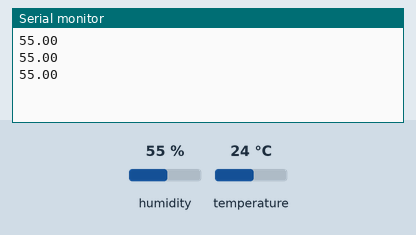
Bench run of a sketch on a simulated Arduino Uno, built with avr-gcc and run on an emulated ATmega328P. On the bench: the last lines printed to the serial monitor. The inputs (shaded band) are chosen by the test bench; at power-on: humidity 55 %, temperature 24 °C.

Above: at 3.8 s.
3.9 s: humidity set to 22 %
At 6.5 s:
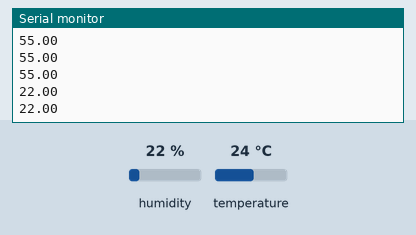
6.7 s: humidity set to 40 %
At 7.4 s:
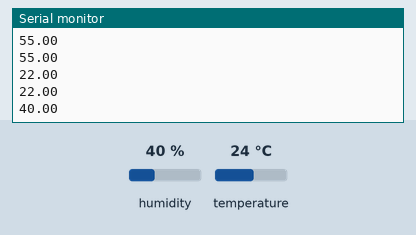
Timing chart, 0 to 9.7 s (numbered marks = the images above; inputs shaded):
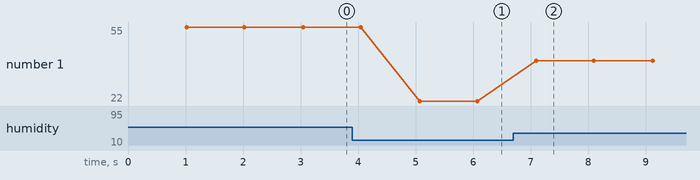

Measured:
- after the input at 3.9 s, the serial monitor: prints a new line after 1.2 s (image 1)
- after the input at 6.7 s, the serial monitor: prints a new line after 0.40 s (image 2)
- plotted number 1: 55 → 22 after the input at 3.9 s, 22 → 40 after the input at 6.7 s

The sketch:

2_DHT.ino
```cpp
#include <DHT.h>
#define DHTPIN A1
#define DHTTYPE DHT11

DHT dht(DHTPIN,DHTTYPE);

void setup() {
  // put your setup code here, to run once:
  Serial.begin(9600);
//  dht.begin();
}

void loop() {
  // put your main code here, to run repeatedly:
  delay(1000);
  float h = dht.readHumidity();
  float t = dht.readTemperature();
//  Serial.print("humidity : ");
  Serial.println(h);
//  Serial.print("\t temperature : ");
//  Serial.println(t);
//  Serial.println();

}
```
